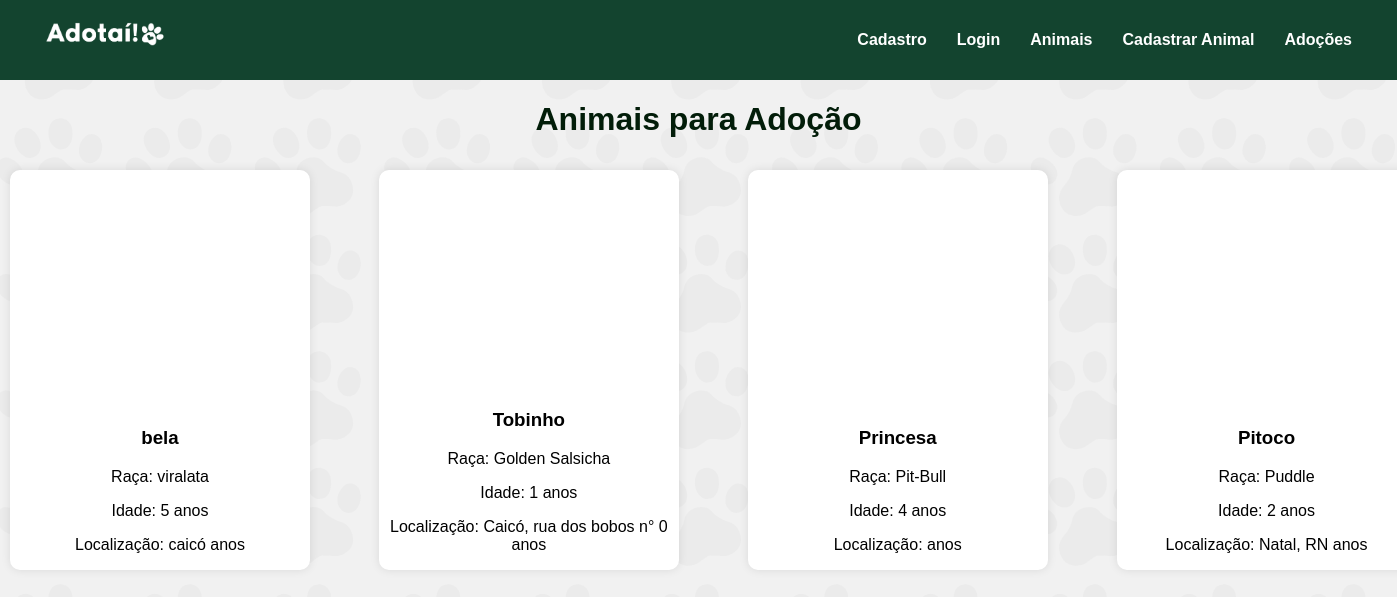
Page /animais/ on the committed database.
### models/animal.py (models this page shows, shortened)
class Animal(Base):
    __tablename__ = "animais"
    id: Mapped[int] = mapped_column(Integer, primary_key=True)
    nome: Mapped[str] = mapped_column(String(40), nullable=False)
    raca: Mapped[str] = mapped_column(String(40), nullable=False)
    idade: Mapped[int] = mapped_column(Integer, nullable=False)
    sexo: Mapped[str] = mapped_column(String(40), nullable=False)
    porte: Mapped[str] = mapped_column(String(40), nullable=False)
    vacinado: Mapped[bool] = mapped_column(Boolean, nullable=False)
    vacinas_tomadas: Mapped[str] = mapped_column(String(320), nullable=False)
    sobre: Mapped[str] = mapped_column(String(320), nullable=False)
    foto: Mapped[str] = mapped_column(String(700), nullable=False)
    localizacao: Mapped[str] = mapped_column(String(100), nullable=False)
    nome_protetor: Mapped[str] = mapped_column(String(320), nullable=False)
    telefone_contato: Mapped[str] = mapped_column(String(15), nullable=False)
    email_contato: Mapped[str] = mapped_column(String(100), unique=True, nullable=False)

### controllers/animais_controller.py (the view)
@animais_bp.route('/', methods=['GET'])
def animais():
    with Sessao_base() as sessao:
        animais = sessao.query(Animal).all()
    return render_template('animais.html', animais=animais)

### templates/animais.html (shortened to what this page needs)
{% extends 'base.html'%}
{% block extra_css %}<link rel="stylesheet" href="{{ url_for('static', filename='padrao2.css') }}">{% endblock %}
{% block conteudo %}
<div class="container">
    <h1>Animais para Adoção</h1>
    <div class="animais">
       {% for animal in animais %}
        <a class="card_link" href="{{ url_for('animais.detalhes_animal', animal_id=animal.id) }}">
            <div class="animal-card">
                <div class="foto-animal">
                </div>
                <div class="info-animal">
                <h3>{{ animal.nome }}</h3>
                <p>Raça: {{ animal.raca }}</p>
                <p>Idade: {{ animal.idade }} anos</p>
                <p>Localização: {{ animal.localizacao }} anos</p>
                </div>
            </div>
        </a>
        {% endfor %}
    </div>
</div>
{% endblock %}

### static/menu.css (style rules this page uses)
h1, h2, h3, p, a { font-family:'Gill Sans', 'Gill Sans MT', Calibri, 'Trebuchet MS', sans-serif; }

### static/padrao.css (style rules this page uses)
body { margin: 0; min-height: 100vh; position: relative; }
body::before { content: ""; position: fixed; inset: 0; background-image: url("../static/img/fundo.svg"); background-repeat: no-repeat; background-position: center; background-size: cover; background-attachment: fixed; opacity: 0.4; z-index: -1; }
body { background-color: #f1f1f1; }
.container { display: flex; justify-content: center; width: 100%; height: 90vh; flex-direction: column; }

### static/padrao2.css (style rules this page uses)
body { margin: 0; min-height: 100vh; position: relative; }
body::before { content: ""; position: fixed; inset: 0; background-image: url("../static/img/fundo.svg"); background-repeat: no-repeat; background-position: center; background-size: cover; background-attachment: fixed; opacity: 0.4; z-index: -1; }
body { background-color: #f1f1f1; }
.container { display: flex; justify-content: flex-start; width: 100%; height: 90vh; flex-direction: column; }
.container h1 { text-align: center; color: #021d09; }
.animais { display: flex; flex-direction: row; gap: 5%; margin: 10px; }
.animal-card { display: flex; background-color: white; box-shadow: 0 0 10px rgba(0,0,0,0.1); width: 300px; height: 400px; flex-direction: column; border-radius: 10px; }
.info-animal { max-height: auto; text-align: center; }
.foto-animal { display: flex; height: 60%; align-content: center; justify-content: center; }
.card_link { text-decoration: none; color: inherit; }

### rows in the picture
Animal: nome "bela", raca "viralata", idade "5", localizacao "caicó"
Animal: nome "Tobinho", raca "Golden Salsicha", idade "1", localizacao "Caicó, rua dos bobos n° 0"
Animal: nome "Princesa", raca "Pit-Bull", idade "4"
Animal: nome "Pitoco", raca "Puddle", idade "2", localizacao "Natal, RN"
